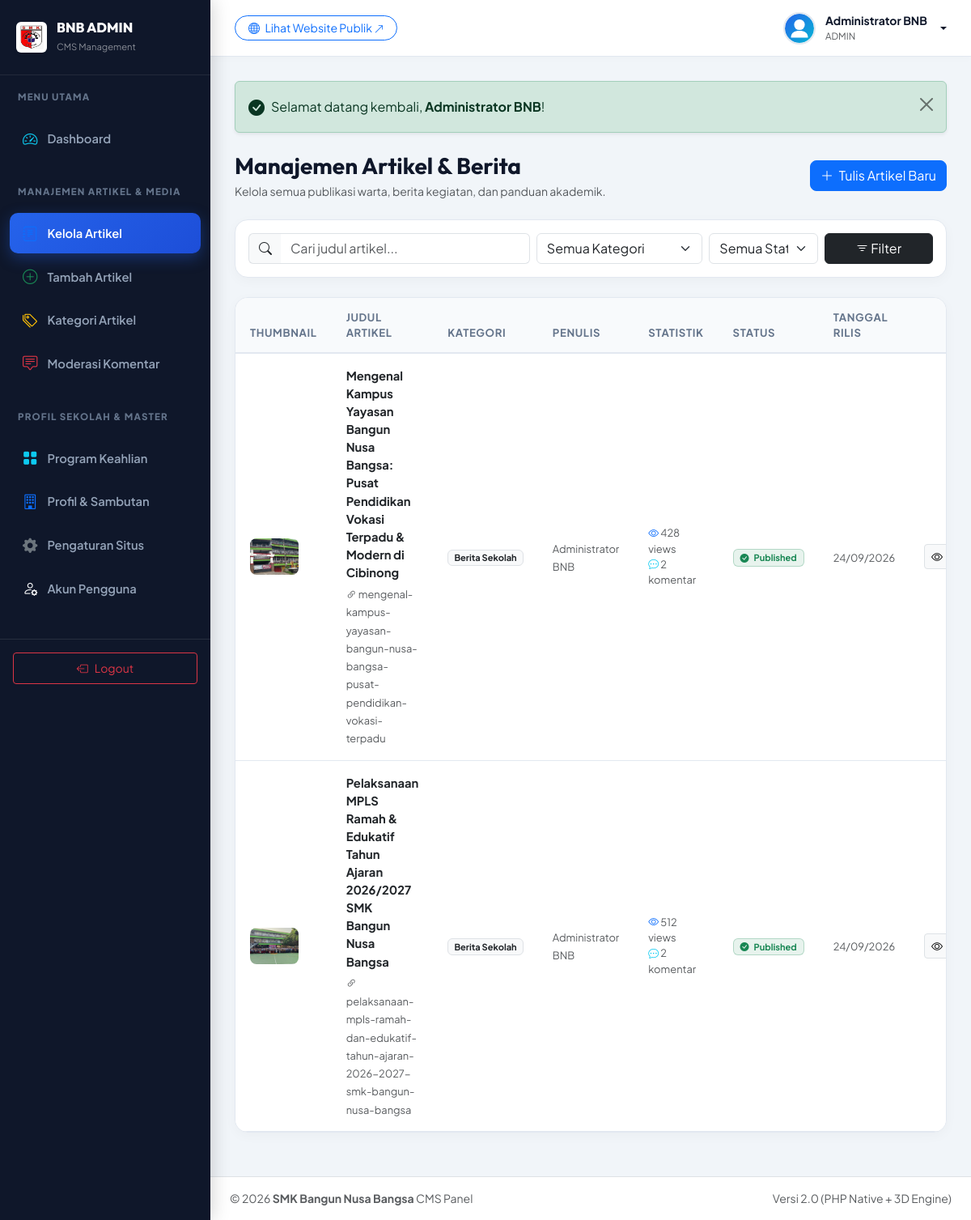
The app's page /admin/artikel.php (signed in) with its own data.
### tables this page shows
CREATE TABLE IF NOT EXISTS `users` (
  `id` INT AUTO_INCREMENT PRIMARY KEY,
  `username` VARCHAR(50) NOT NULL UNIQUE,
  `password` VARCHAR(255) NOT NULL,
  `nama_lengkap` VARCHAR(100) NOT NULL,
  `email` VARCHAR(100) NOT NULL,
  `role` ENUM('admin', 'editor') DEFAULT 'admin',
  `foto` VARCHAR(255) DEFAULT 'default-avatar.png',
  `created_at` DATETIME DEFAULT CURRENT_TIMESTAMP
);

CREATE TABLE IF NOT EXISTS `articles` (
  `id` INT AUTO_INCREMENT PRIMARY KEY,
  `user_id` INT NOT NULL,
  `category_id` INT NOT NULL,
  `judul` VARCHAR(255) NOT NULL,
  `slug` VARCHAR(255) NOT NULL UNIQUE,
  `ringkasan` TEXT NOT NULL,
  `konten` LONGTEXT NOT NULL,
  `gambar_sampul` VARCHAR(255) DEFAULT 'default-article.jpg',
  `status` ENUM('published', 'draft') DEFAULT 'published',
  `views` INT DEFAULT 0,
  `allow_comments` TINYINT(1) DEFAULT 1,
  `created_at` DATETIME DEFAULT CURRENT_TIMESTAMP,
  `updated_at` DATETIME DEFAULT CURRENT_TIMESTAMP ON UPDATE CURRENT_TIMESTAMP,
  CONSTRAINT `fk_article_user` FOREIGN KEY (`user_id`) REFERENCES `users` (`id`) ON DELETE CASCADE,
  CONSTRAINT `fk_article_category` FOREIGN KEY (`category_id`) REFERENCES `categories` (`id`) ON DELETE CASCADE
);

CREATE TABLE IF NOT EXISTS `categories` (
  `id` INT AUTO_INCREMENT PRIMARY KEY,
  `nama_kategori` VARCHAR(100) NOT NULL,
  `slug` VARCHAR(120) NOT NULL UNIQUE,
  `deskripsi` TEXT NULL,
  `created_at` DATETIME DEFAULT CURRENT_TIMESTAMP
);

CREATE TABLE IF NOT EXISTS `school_profile` (
  `id` INT AUTO_INCREMENT PRIMARY KEY,
  `nama_sekolah` VARCHAR(150) NOT NULL DEFAULT 'SMK Bangun Nusa Bangsa',
  `slogan` VARCHAR(255) NOT NULL DEFAULT 'Mencetak Generasi Unggul, Terampil, Berkarakter & Siap Kerja',
  `sambutan_kepsek` TEXT NOT NULL,
  `nama_kepsek` VARCHAR(100) NOT NULL DEFAULT 'Drs. H. Mulyadi, M.Kom',
  `foto_kepsek` VARCHAR(255) DEFAULT 'kepsek.jpg',
  `sejarah` LONGTEXT NOT NULL,
  `visi` TEXT NOT NULL,
  `misi` TEXT NOT NULL,
  `alamat` TEXT NOT NULL,
  `email` VARCHAR(100) NOT NULL,
  `telepon` VARCHAR(50) NOT NULL,
  `whatsapp` VARCHAR(50) NOT NULL,
  `maps_embed` TEXT NULL,
  `facebook` VARCHAR(255) NULL,
  `instagram` VARCHAR(255) NULL,
  `youtube` VARCHAR(255) NULL
);

### admin/artikel.php (the view, shortened to what this page needs)
<?php
require_once __DIR__ . '/includes/header.php';
$pdo = getDBConnection();
$search = trim($_GET['q'] ?? '');
$where = ["1=1"];
$params = [];
$whereClause = implode(" AND ", $where);
$sql = "
  SELECT a.*, c.nama_kategori, u.nama_lengkap AS author_name,
         (SELECT COUNT(*) FROM comments cm WHERE cm.article_id = a.id) AS total_comments
  FROM articles a
  LEFT JOIN categories c ON a.category_id = c.id
  LEFT JOIN users u ON a.user_id = u.id
  WHERE {$whereClause}
  ORDER BY a.created_at DESC
";
$stmt = $pdo->prepare($sql);
$stmt->execute($params);
$articles = $stmt->fetchAll();
?>
<div class="d-flex flex-wrap justify-content-between align-items-center mb-4">
  <div>
    <h3 class="fw-bold mb-1">Manajemen Artikel &amp; Berita</h3>
    <p class="text-muted small mb-0">Kelola semua publikasi warta, berita kegiatan, dan panduan akademik.</p>
  </div>
  <div class="mt-3 mt-md-0">
    <a href="<?= $baseUrl ?>/admin/artikel-tambah.php" class="btn btn-primary rounded-3">
      <i class="bi bi-plus-lg me-1"></i> Tulis Artikel Baru
    </a>
  </div>
</div>
<div class="admin-card mb-4">
  <div class="admin-card-body p-3">
    <form action="<?= $baseUrl ?>/admin/artikel.php" method="GET" class="row g-2 align-items-center">
      <div class="col-md-5">
        <div class="input-group">
          <span class="input-group-text bg-light border-end-0"><i class="bi bi-search"></i></span>
          <input type="text" name="q" class="form-control border-start-0" placeholder="Cari judul artikel..." value="<?= htmlspecialchars($search) ?>">
        </div>
      </div>
      <div class="col-md-3">
        <select name="cat" class="form-select">
          <option value="">Semua Kategori</option>
        </select>
      </div>
      <div class="col-md-2">
        <select name="status" class="form-select">
          <option value="">Semua Status</option>
        </select>
      </div>
      <div class="col-md-2 d-flex gap-2">
        <button type="submit" class="btn btn-dark w-100"><i class="bi bi-filter"></i> Filter</button>
      </div>
    </form>
  </div>
</div>
<div class="admin-card">
  <div class="table-responsive">
    <table class="table table-custom mb-0">
      <thead>
        <tr>
          <th>Thumbnail</th>
          <th>Judul Artikel</th>
          <th>Kategori</th>
          <th>Penulis</th>
          <th>Statistik</th>
          <th>Status</th>
          <th>Tanggal Rilis</th>
          <th class="text-end">Aksi</th>
        </tr>
      </thead>
      <tbody>
        <?php if (empty($articles)): ?>
          <tr>
            <td colspan="8" class="text-center py-5 text-muted">
              <i class="bi bi-folder2-open fs-1 d-block mb-2"></i>
              Tidak ada artikel yang cocok dengan filter pencarian.
            </td>
          </tr>
        <?php else: ?>
          <?php foreach ($articles as $art): ?>
            <tr>
              <td style="width: 70px;">
                <img src="<?= getImageUrl($art['gambar_sampul']) ?>" alt="Thumbnail" class="rounded-3" style="width: 60px; height: 45px; object-fit: cover;">
              </td>
              <td>
                <div class="fw-bold text-dark mb-1">
                  <a href="<?= $baseUrl ?>/artikel-detail.php?slug=<?= urlencode($art['slug']) ?>" target="_blank" class="text-dark text-decoration-none">
                    <?= htmlspecialchars($art['judul']) ?>
                  </a>
                </div>
                <small class="text-muted"><i class="bi bi-link-45deg"></i> <?= htmlspecialchars($art['slug']) ?></small>
              </td>
              <td><span class="badge bg-light text-dark border"><?= htmlspecialchars($art['nama_kategori'] ?? 'Uncategorized') ?></span></td>
              <td><small class="text-muted"><?= htmlspecialchars($art['author_name'] ?? 'Admin') ?></small></td>
              <td>
                <small class="text-muted d-block"><i class="bi bi-eye text-primary"></i> <?= $art['views'] ?> views</small>
                <small class="text-muted d-block"><i class="bi bi-chat-dots text-info"></i> <?= $art['total_comments'] ?> komentar</small>
              </td>
              <td>
                <a href="<?= $baseUrl ?>/admin/artikel.php?toggle_status=<?= $art['id'] ?>&current=<?= $art['status'] ?>"
                   class="text-decoration-none" title="Klik untuk mengubah status">
                  <?php if ($art['status'] === 'published'): ?>
                    <span class="badge bg-success bg-opacity-10 text-success border border-success border-opacity-25 px-2 py-1">
                      <i class="bi bi-check-circle-fill me-1"></i> Published
                    </span>
                  <?php else: ?>
                    <span class="badge bg-secondary bg-opacity-10 text-secondary border px-2 py-1">
                      <i class="bi bi-hourglass-split me-1"></i> Draft
                    </span>
                  <?php endif; ?>
                </a>
              </td>
              <td><small class="text-muted"><?= date('d/m/Y', strtotime($art['created_at'])) ?></small></td>
              <td class="text-end">
                <div class="d-flex justify-content-end gap-1">
                  <a href="<?= $baseUrl ?>/artikel-detail.php?slug=<?= urlencode($art['slug']) ?>" target="_blank" class="btn btn-sm btn-light border" title="Lihat di Web">
                    <i class="bi bi-eye"></i>
                  </a>
                </div>
              </td>
            </tr>
          <?php endforeach; ?>
        <?php endif; ?>
      </tbody>
    </table>
  </div>
</div>
<?php require_once __DIR__ . '/includes/footer.php'; ?>

### admin/includes/header.php (shortened to what this page needs)
<?php
require_once __DIR__ . '/../../config/functions.php';
$user = getAuthUser();
$school = getSchoolProfile();
$baseUrl = getBaseUrl();
$currentAdminPage = basename($_SERVER['PHP_SELF'], '.php');
?>
<!DOCTYPE html>
<html lang="id">
<head>
  <link href="https://cdn.jsdelivr.net/npm/bootstrap@5.3.3/dist/css/bootstrap.min.css" rel="stylesheet">
  <link rel="stylesheet" href="https://cdn.jsdelivr.net/npm/bootstrap-icons@1.11.3/font/bootstrap-icons.min.css">
  <link href="https://cdn.jsdelivr.net/npm/quill@2.0.2/dist/quill.snow.css" rel="stylesheet">
  <link rel="stylesheet" href="<?= $baseUrl ?>/assets/css/admin.css">
</head>
<body class="admin-body">
  <aside class="admin-sidebar">
    <a href="<?= $baseUrl ?>/admin/index.php" class="sidebar-brand">
      <img src="<?= $baseUrl ?>/assets/images/logo-smk.jpg" alt="Logo SMK" style="width: 38px; height: 38px; object-fit: contain;" class="rounded-2 p-1 bg-white shadow-sm">
      <div>
        <div style="font-family: 'Outfit'; font-weight: 800; font-size: 1.05rem; line-height: 1.2;">BNB ADMIN</div>
        <small class="text-white-50" style="font-size: 0.7rem;">CMS Management</small>
      </div>
    </a>
    <div class="sidebar-heading">Menu Utama</div>
    <ul class="sidebar-nav">
      <li class="nav-item">
        <a href="<?= $baseUrl ?>/admin/index.php" class="nav-link <?= $currentAdminPage === 'index' ? 'active' : '' ?>">
          <i class="bi bi-speedometer2 text-info"></i>
          <span>Dashboard</span>
        </a>
      </li>
    </ul>
    <div class="sidebar-heading">Manajemen Artikel &amp; Media</div>
    <ul class="sidebar-nav">
      <li class="nav-item">
        <a href="<?= $baseUrl ?>/admin/artikel.php" class="nav-link <?= in_array($currentAdminPage, ['artikel', 'artikel-edit']) ? 'active' : '' ?>">
          <i class="bi bi-journal-text text-primary"></i>
          <span>Kelola Artikel</span>
        </a>
      </li>
      <li class="nav-item">
        <a href="<?= $baseUrl ?>/admin/artikel-tambah.php" class="nav-link <?= $currentAdminPage === 'artikel-tambah' ? 'active' : '' ?>">
          <i class="bi bi-plus-circle text-success"></i>
          <span>Tambah Artikel</span>
        </a>
      </li>
      <li class="nav-item">
        <a href="<?= $baseUrl ?>/admin/kategori.php" class="nav-link <?= $currentAdminPage === 'kategori' ? 'active' : '' ?>">
          <i class="bi bi-tags text-warning"></i>
          <span>Kategori Artikel</span>
        </a>
      </li>
      <li class="nav-item">
        <a href="<?= $baseUrl ?>/admin/komentar.php" class="nav-link <?= $currentAdminPage === 'komentar' ? 'active' : '' ?>">
          <i class="bi bi-chat-square-text text-danger"></i>
          <span>Moderasi Komentar</span>
        </a>
      </li>
    </ul>
    <div class="sidebar-heading">Profil Sekolah &amp; Master</div>
    <ul class="sidebar-nav">
      <li class="nav-item">
        <a href="<?= $baseUrl ?>/admin/jurusan.php" class="nav-link <?= $currentAdminPage === 'jurusan' ? 'active' : '' ?>">
          <i class="bi bi-grid-fill text-info"></i>
          <span>Program Keahlian</span>
        </a>
      </li>
      <li class="nav-item">
        <a href="<?= $baseUrl ?>/admin/profil-sekolah.php" class="nav-link <?= $currentAdminPage === 'profil-sekolah' ? 'active' : '' ?>">
          <i class="bi bi-building text-primary"></i>
          <span>Profil &amp; Sambutan</span>
        </a>
      </li>
      <li class="nav-item">
        <a href="<?= $baseUrl ?>/admin/pengaturan.php" class="nav-link <?= $currentAdminPage === 'pengaturan' ? 'active' : '' ?>">
          <i class="bi bi-gear-fill text-secondary"></i>
          <span>Pengaturan Situs</span>
        </a>
      </li>
      <li class="nav-item">
        <a href="<?= $baseUrl ?>/admin/users.php" class="nav-link <?= $currentAdminPage === 'users' ? 'active' : '' ?>">
          <i class="bi bi-person-gear text-light"></i>
          <span>Akun Pengguna</span>
        </a>
      </li>
    </ul>
    <div class="p-3 mt-4 border-top border-secondary border-opacity-25">
      <a href="<?= $baseUrl ?>/logout.php" class="btn btn-outline-danger btn-sm w-100 py-2 d-flex align-items-center justify-content-center gap-2">
        <i class="bi bi-box-arrow-left"></i> Logout
      </a>
    </div>
  </aside>
  <div class="admin-main">
    <header class="admin-topbar">
      <div class="d-flex align-items-center gap-3">
        <a href="<?= $baseUrl ?>/index.php" target="_blank" class="btn btn-sm btn-outline-primary rounded-pill px-3">
          <i class="bi bi-globe me-1"></i> Lihat Website Publik <i class="bi bi-arrow-up-right small"></i>
        </a>
      </div>
      <div class="d-flex align-items-center gap-3">
        <div class="dropdown">
          <a href="#" class="admin-user-menu dropdown-toggle" data-bs-toggle="dropdown" aria-expanded="false">
            <img src="<?= getImageUrl($user['foto'] ?? 'admin.png', 'default-avatar.svg') ?>" alt="Admin" class="admin-avatar">
            <div class="d-none d-md-block text-start">
              <div class="fw-bold small"><?= htmlspecialchars($user['nama_lengkap']) ?></div>
              <div class="text-muted" style="font-size: 0.72rem; text-transform: uppercase;"><?= htmlspecialchars($user['role']) ?></div>
            </div>
          </a>
        </div>
      </div>
    </header>
    <main class="admin-content">

### admin/includes/footer.php (shortened to what this page needs)
    </main>
    <footer class="py-3 px-4 bg-white border-top text-muted small text-center text-md-start d-flex justify-content-between">
      <div>&copy; <?= date('Y') ?> <strong><?= htmlspecialchars($school['nama_sekolah']) ?></strong> CMS Panel</div>
      <div class="d-none d-md-block">Versi 2.0 (PHP Native + 3D Engine)</div>
    </footer>
  </div>
</body>
</html>

### assets/css/admin.css (style rules this page uses)
:root { --admin-sidebar-w: 260px; --admin-bg: #f1f5f9; --admin-dark: #0f172a; --admin-card: #ffffff; --admin-primary: #2563eb; --admin-secondary: #06b6d4; --admin-success: #10b981; --admin-warning: #f59e0b; --admin-danger: #ef4444; --admin-border: #e2e8f0; }
body.admin-body { font-family: 'Plus Jakarta Sans', sans-serif; background-color: var(--admin-bg); color: #334155; overflow-x: hidden; }
h1, h2, h3, h4, h5, h6 { font-family: 'Outfit', sans-serif; font-weight: 700; color: var(--admin-dark); }
.admin-sidebar { position: fixed; top: 0; left: 0; bottom: 0; width: var(--admin-sidebar-w); background: #0f172a; color: #94a3b8; z-index: 1000; overflow-y: auto; transition: all 0.3s cubic-bezier(0.16, 1, 0.3, 1); box-shadow: 4px 0 20px rgba(0, 0, 0, 0.15); }
.sidebar-brand { padding: 24px 20px; display: flex; align-items: center; gap: 12px; border-bottom: 1px solid rgba(255, 255, 255, 0.08); color: #ffffff; text-decoration: none; }
.sidebar-heading { font-size: 0.72rem; font-weight: 800; letter-spacing: 0.1em; text-transform: uppercase; color: #64748b; padding: 18px 22px 8px; }
.sidebar-nav { list-style: none; padding: 10px 12px; margin: 0; }
.sidebar-nav .nav-item { margin-bottom: 4px; }
.sidebar-nav .nav-link { display: flex; align-items: center; gap: 12px; padding: 11px 16px; color: #94a3b8; font-weight: 600; font-size: 0.92rem; border-radius: 10px; transition: all 0.2s ease; text-decoration: none; }
.sidebar-nav .nav-link i { font-size: 1.15rem; }
.sidebar-nav .nav-link.active { background: linear-gradient(135deg, #2563eb, #1d4ed8); color: #ffffff; box-shadow: 0 6px 18px rgba(37, 99, 235, 0.35); }
.admin-main { margin-left: var(--admin-sidebar-w); min-height: 100vh; display: flex; flex-direction: column; transition: all 0.3s cubic-bezier(0.16, 1, 0.3, 1); }
.admin-topbar { height: 70px; background: #ffffff; border-bottom: 1px solid var(--admin-border); padding: 0 30px; display: flex; align-items: center; justify-content: space-between; box-shadow: 0 2px 10px rgba(0, 0, 0, 0.02); position: sticky; top: 0; z-index: 900; }
.admin-user-menu { display: flex; align-items: center; gap: 12px; text-decoration: none; color: var(--admin-dark); }
.admin-avatar { width: 40px; height: 40px; border-radius: 50%; object-fit: cover; border: 2px solid #e2e8f0; }
.admin-content { padding: 30px; flex-grow: 1; }
.admin-card { background: #ffffff; border-radius: 16px; border: 1px solid var(--admin-border); box-shadow: 0 4px 15px rgba(0, 0, 0, 0.03); margin-bottom: 24px; overflow: hidden; }
.admin-card-body { padding: 24px; }
.table-custom { vertical-align: middle; }
.table-custom thead th { background: #f8fafc; font-weight: 700; font-size: 0.82rem; text-transform: uppercase; letter-spacing: 0.05em; color: #64748b; padding: 14px 18px; border-bottom: 2px solid var(--admin-border); }
.table-custom tbody td { padding: 16px 18px; border-bottom: 1px solid var(--admin-border); font-size: 0.92rem; }

### records on screen
users: nama_lengkap "Administrator BNB", role "ADMIN"
articles: gambar_sampul (picture), judul "Mengenal Kampus Yayasan Bangun Nusa Bangsa: Pusat Pendidikan Vokasi Terpadu & Modern di Cibinong", slug "mengenal-kampus-yayasan-bangun-nusa-bangsa-pusat-pendidikan-vokasi-terpadu", category.nama_kategori "Berita Sekolah", user.nama_lengkap "Administrator BNB", views "428", total_comments "2", status "published" (drawn), created_at "24/09/2026"
articles: gambar_sampul (picture), judul "Pelaksanaan MPLS Ramah & Edukatif Tahun Ajaran 2026/2027 SMK Bangun Nusa Bangsa", slug "pelaksanaan-mpls-ramah-dan-edukatif-tahun-ajaran-2026-2027-smk-bangun-nusa-bangsa", category.nama_kategori "Berita Sekolah", user.nama_lengkap "Administrator BNB", views "512", total_comments "2", status "published" (drawn), created_at "24/09/2026"
school_profile: nama_sekolah "SMK Bangun Nusa Bangsa"

### other values on screen
$message "Selamat datang kembali, Administrator BNB !"
